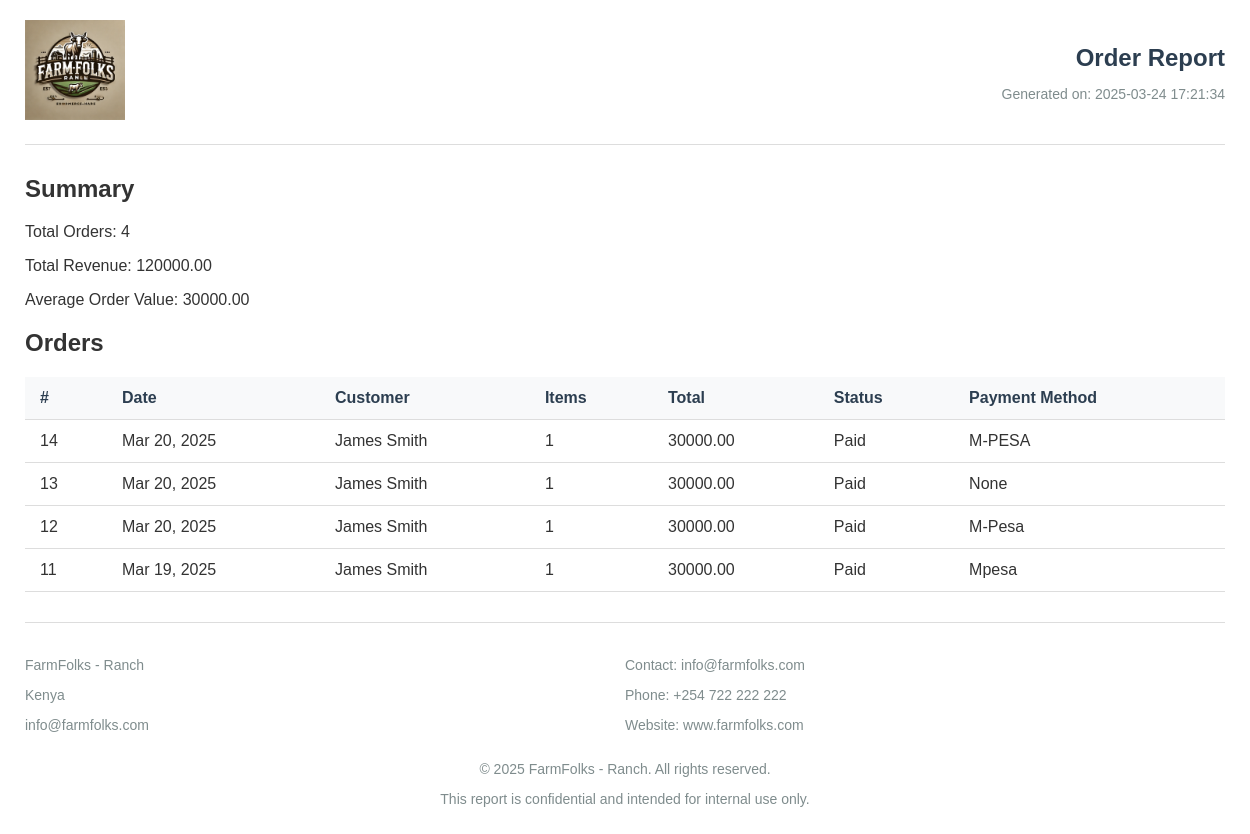
The app's page /orders/orders-report/ (signed in) with its own data.
### orders/models.py (models this page shows, shortened)
class Order(AbstractBaseModel):
    user = models.ForeignKey("users.User", on_delete=models.CASCADE)
    total_cost = models.DecimalField(max_digits=100, decimal_places=2)
    amount_paid = models.DecimalField(max_digits=100, decimal_places=2, default=0)
    status = models.CharField(max_length=255, choices=STATUS_CHOICES)
    receiver = models.ForeignKey("users.User", on_delete=models.CASCADE, related_name='ordersreceiver', null=True, blank=True)
    payment_reference = models.CharField(max_length=255, null=True, blank=True)
    payment_method = models.CharField(max_length=255, null=True, blank=True)
    payment_url = models.URLField(null=True, blank=True)

### users/models.py (models this page shows, shortened)
class User(AbstractBaseModel, AbstractUser):
    role = models.CharField(max_length=20, default="Customer")
    gender = models.CharField(max_length=10, null=True, blank=True)
    phone_number = models.CharField(max_length=10, null=True, blank=True)
    address = models.TextField(null=True, blank=True)
    city = models.CharField(max_length=100, null=True, blank=True)
    county = models.CharField(max_length=100, null=True, blank=True)
    country = models.CharField(max_length=100, null=True, blank=True)
    profile_picture = models.ImageField(upload_to="profile_pictures/", null=True, blank=True)
    def name(self):
        return f"{self.first_name} {self.last_name}"

### orders/views.py (the view)
# urls.py: path('orders-report/', orders_report, name='orders-report'),
@login_required
def orders_report(request):
    generated_on = datetime.now().strftime("%Y-%m-%d %H:%M:%S")
    orders = Order.objects.all().order_by('-created_at')
    orders_average = sum(order.total_cost for order in orders) / orders.count()
    total_revenue = sum(order.total_cost for order in orders)
    summary = {
        'total_orders': orders.count(),
        'total_revenue': round(total_revenue, 2),
        'average_order_value': round(orders_average, 2)
    }
    return render(request, 'orders/order_report.html', {'orders': orders, 'generated_on': generated_on, 'summary': summary})

### templates/orders/order_report.html (shortened to what this page needs)
{% load static %}
<!DOCTYPE html>
<html lang="en">
<head>
</head>
<body>
    <div id="report-content" class="container">
        <div class="header">
            <div class="logo-container">
                <img src="{% static 'images/logo.png' %}" alt="Company Logo" class="logo">
            </div>
            <div class="header-info">
                <h1 class="report-title">Order Report</h1>
                <p class="report-date">Generated on: {{ generated_on }}</p>
            </div>
        </div>
        {% if summary %}
        <div class="summary">
            <h2>Summary</h2>
            <p>Total Orders: {{ summary.total_orders }}</p>
            <p>Total Revenue: {{ summary.total_revenue }}</p>
            <p>Average Order Value: {{ summary.average_order_value }}</p>
        </div>
        {% endif %}
        <h2>Orders</h2>
        <table>
            <thead>
                <tr>
                    <th>#</th>
                    <th>Date</th>
                    <th>Customer</th>
                    <th>Items</th>
                    <th>Total</th>
                    <th>Status</th>
                    <th>Payment Method</th>
                </tr>
            </thead>
            <tbody>
                {% for order in orders %}
                <tr>
                    <td>{{ order.id }}</td>
                    <td>{{ order.created_at|date:"M d, Y" }}</td>
                    <td>{{ order.user.name }}</td>
                    <td>1</td>
                    <td>{{ order.total_cost }}</td>
                    <td class="status-{{ order.status|lower }}">{{ order.status }}</td>
                    <td>{{ order.payment_method }}</td>
                </tr>
                {% empty %}
                <tr>
                    <td colspan="7" style="text-align: center;">No orders found</td>
                </tr>
                {% endfor %}
            </tbody>
        </table>
        <div class="footer">
            <div class="footer-info">
                <div class="footer-left">
                    <p>FarmFolks - Ranch</p>
                    <p>Kenya</p>
                    <p>info@farmfolks.com</p>
                </div>
                <div class="footer-right">
                    <p>Contact: info@farmfolks.com</p>
                    <p>Phone: +254 722 222 222</p>
                    <p>Website: www.farmfolks.com</p>
                </div>
            </div>
            <div class="footer-center">
                <p>&copy; {% now "Y" %} FarmFolks - Ranch. All rights reserved.</p>
                <p>This report is confidential and intended for internal use only.</p>
            </div>
        </div>
    </div>
</body>
</html>

### templates/orders/order_report.html (style rules this page uses)
body { font-family: Arial, sans-serif; margin: 0; padding: 0; color: #333; }
.container { width: 100%; max-width: 1200px; margin: 0 auto; padding: 20px; }
.header { display: flex; justify-content: space-between; align-items: center; margin-bottom: 30px; padding-bottom: 20px; border-bottom: 1px solid #ddd; }
.logo { max-width: 100px; height: auto; }
.header-info { text-align: right; }
.report-title { font-size: 24px; margin-bottom: 5px; color: #2c3e50; }
.report-date { color: #7f8c8d; font-size: 14px; }
table { width: 100%; border-collapse: collapse; margin: 20px 0; }
th, td { padding: 12px 15px; text-align: left; border-bottom: 1px solid #ddd; }
th { background-color: #f8f9fa; font-weight: bold; color: #2c3e50; }
.footer { margin-top: 30px; padding-top: 20px; border-top: 1px solid #ddd; color: #7f8c8d; font-size: 14px; }
.footer-info { display: flex; justify-content: space-between; }
.footer-left, .footer-right { flex: 1; }
.footer-center { text-align: center; margin-top: 10px; }

### records on screen
Order: id "14", created_at "Mar 20, 2025", user.name "James Smith", total_cost "30000.00", status "Paid", payment_method "M-PESA"
Order: id "13", created_at "Mar 20, 2025", user.name "James Smith", total_cost "30000.00", status "Paid", payment_method "None"
Order: id "12", created_at "Mar 20, 2025", user.name "James Smith", total_cost "30000.00", status "Paid", payment_method "M-Pesa"
Order: id "11", created_at "Mar 19, 2025", user.name "James Smith", total_cost "30000.00", status "Paid", payment_method "Mpesa"

### other values on screen
{{ summary.total_orders }} "4"
{{ summary.total_revenue }} "120000.00"
{{ summary.average_order_value }} "30000.00"
